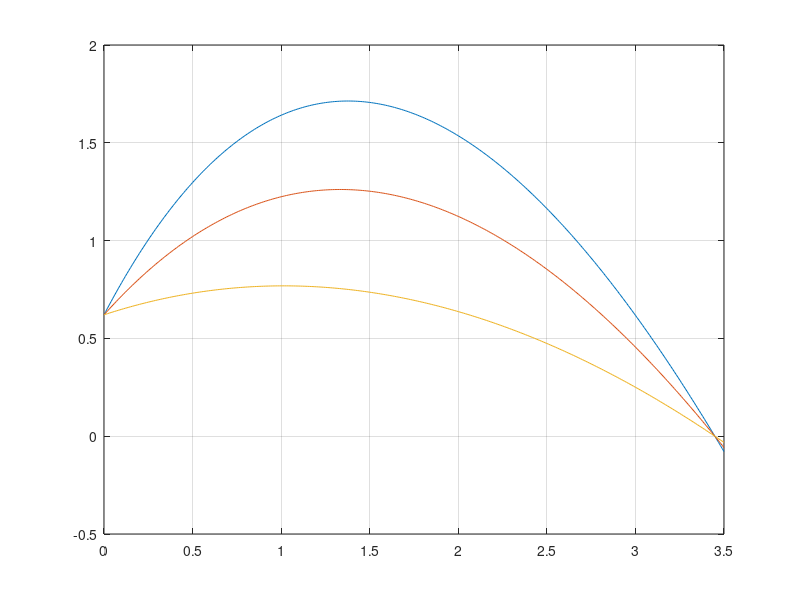

Here is the MATLAB script that generated this plot:
clc
clear all
close all


bTl=1.0;
k = 1.5;

% f= bTl^3*aLift/12*thtaN/cTs
f=[0:0.01:3.5];

% xTh = mu*alf/thtaN
xTh = [0.4 0 -0.4];



for m=1:3

for j=1:length(f)

% nnR = (2*(k-1/9) + f*(2/9 + mu*alf/(thtaN*bTl)/3)
  nnR = 2*(k-1/9) + f(j)*(2/9 + xTh(m)/bTl/3);
% dbPdb1Civ= (2*(k-1) + 2*f*(1 + 1.5*mu*alf/(thtaN*bTl)))/nnR;
  y(j)= (2*(k-1) + 2*f(j)*(1 + 1.5*xTh(m)/bTl))/nnR*(0.5/0.29- 0.5*f(j));
end

plot(f,y)
grid
hold on 
end
